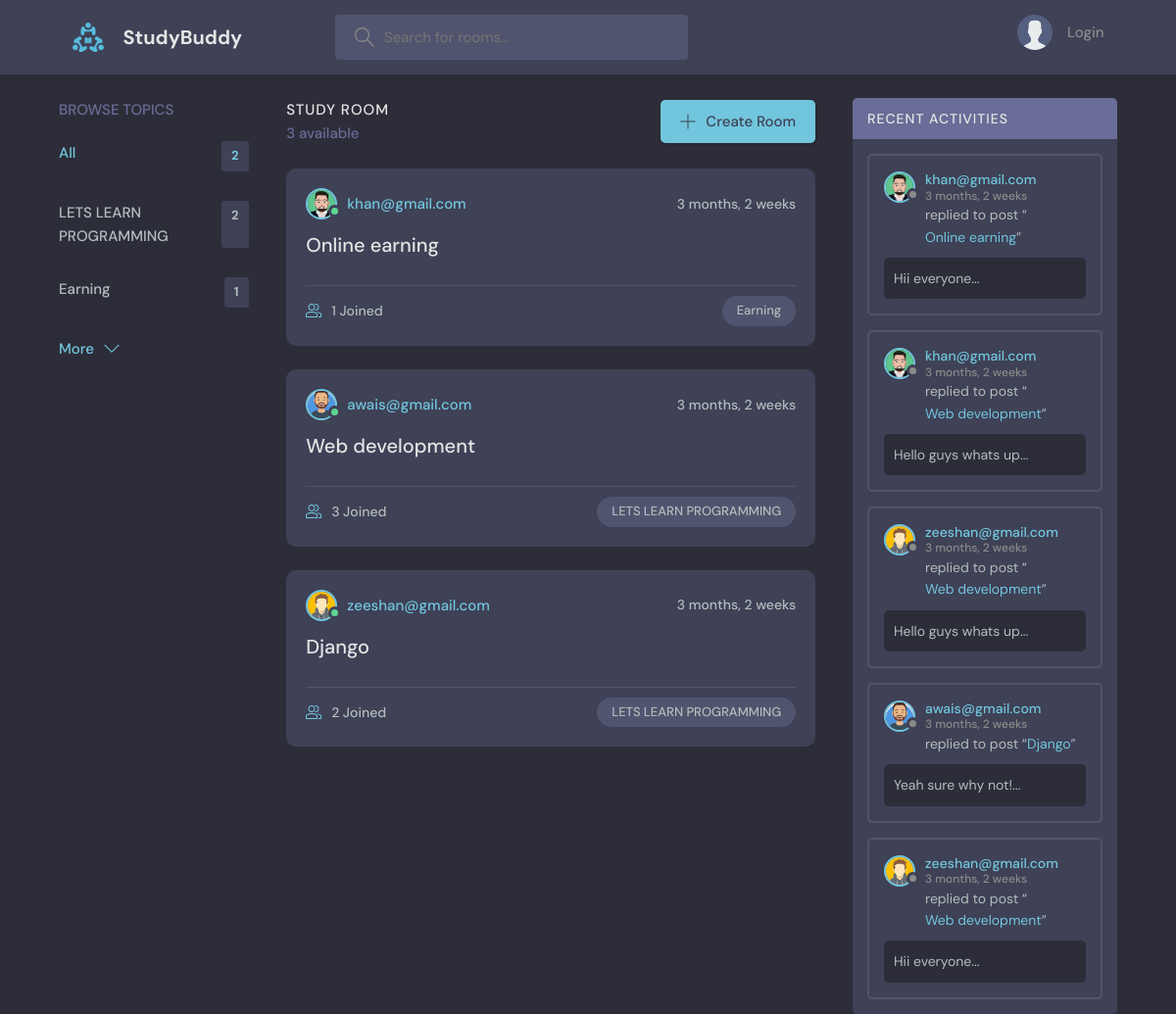
The page / on the database its author committed.
### studbud/models.py (models this page shows, shortened)
class Topic(models.Model):
    name = models.CharField( max_length=50)

class room(models.Model):
    host =models.ForeignKey(User, on_delete=models.CASCADE)
    topic = models.ForeignKey(Topic ,  on_delete=models.SET_NULL , null=True)
    name = models.CharField(max_length=50)
    participants = models.ManyToManyField(User, related_name='participants' , blank=True)
    description = models.CharField( max_length=250)
    updated = models.DateTimeField(auto_now=True)
    created = models.DateTimeField(auto_now_add=True)
    class Meta:
        ordering = ['-updated' , '-created']
    def __str__(self):
        return self.name

class User(AbstractUser):
    name = models.CharField(max_length=200, null=True)
    email = models.EmailField(unique=True, null=True)
    bio = models.TextField(null=True)
    avatar = models.ImageField(null=True, default="avatar.svg")
    USERNAME_FIELD = 'email'
    REQUIRED_FIELDS = []

class message(models.Model):
    user = models.ForeignKey(User,  on_delete=models.CASCADE)
    room = models.ForeignKey(room ,  on_delete=models.CASCADE)
    body = models.CharField(max_length=150)
    updated = models.DateTimeField(auto_now=True)
    created = models.DateTimeField(auto_now_add=True)
    class Meta:
        ordering = ['-updated' , '-created']

### studbud/views.py (the view)
# urls.py: 2. Add a URL to urlpatterns:  path('', views.home, name='home')
def home(request):
    q = request.GET.get('q') if  request.GET.get('q') != None else ''
    Rooms = room.objects.filter(
        Q(topic__name__icontains=q) |
        Q(name__icontains=q) |
        Q(description__icontains=q)
    )
    topics = Topic.objects.all()[0:5]
    room_count = Rooms.count()
    Messages = message.objects.filter(Q(room__topic__name__icontains=q))[0:5]
    context = {
        'Rooms':Rooms ,
        'topics':topics,
        "room_count":room_count,
        "Messages":Messages
    }
    return render(request , "studbud/home.html" , context)

### studbud/templates/studbud/home.html (shortened to what this page needs)
{% include "studbud/base.html" %}
{% block content %}
<main class="layout layout--3">
  <div class="container">
    {% include "studbud/topics_components.html" %}
    <div class="roomList">
      <div class="roomList__header">
        <div>
          <h2>Study Room</h2>
          <p>{{room_count}} available</p>
        </div>
        <a class="btn btn--main" href="{% url "create_room" %}">
          <svg
            version="1.1"
            xmlns="http://www.w3.org/2000/svg"
            width="32"
            height="32"
            viewBox="0 0 32 32"
          >
            <title>add</title>
            <path
              d="M16.943 0.943h-1.885v14.115h-14.115v1.885h14.115v14.115h1.885v-14.115h14.115v-1.885h-14.115v-14.115z"
            ></path>
          </svg>
          Create Room
        </a>
      </div>
      {% include "studbud/feed_components.html" %}
    </div>
    {% include "studbud/activity_components.html" %}
  </div>
</main>
{% endblock %}

### studbud/templates/studbud/topics_components.html
<div class="topics">
    <div class="topics__header">
      <h2>Browse Topics</h2>
    </div>
    <ul class="topics__list">
      <li>
        <a href="{% url 'home' %}" class="active">All <span>{{topics.count}}</span></a>
      </li>
      {% for topic in topics  %}
      <li>
        <a href="{% url 'home' %}?q={{topic.name}}">{{topic.name}} <span>{{topic.room_set.all.count}}</span></a>
      </li>
      {% endfor %}
    </ul>
    <a class="btn btn--link" href="{% url 'topics' %}">
      More
      <svg
        version="1.1"
        xmlns="http://www.w3.org/2000/svg"
        width="32"
        height="32"
        viewBox="0 0 32 32"
      >
        <title>chevron-down</title>
        <path d="M16 21l-13-13h-3l16 16 16-16h-3l-13 13z"></path>
      </svg>
    </a>
  </div>

### studbud/templates/studbud/feed_components.html (shortened to what this page needs)
{% for Roomss in Rooms %}
<div class="roomListRoom">
    <div class="roomListRoom__header">
      <a href="{% url "profile" Roomss.host.id%}" class="roomListRoom__author">
        <div class="avatar avatar--small active">
          <img src="{{Roomss.host.avatar.url}}" />
        </div>
        <span>{{Roomss.host}}</span>
      </a>
      <div class="roomListRoom__actions">
        <span>{{Roomss.created|timesince}}</span>
      </div>
    </div>
    <div class="roomListRoom__content">
      <a href="{% url 'room' Roomss.id %}">{{Roomss.name}}</a>
    </div>
    <div class="roomListRoom__meta">
      <a href="{% url 'room' Roomss.id %}" class="roomListRoom__joined">
        {{Roomss.participants.all.count}} Joined
      </a>
      <p class="roomListRoom__topic">{{Roomss.topic.name}}</p>
    </div>
</div>
  {% endfor %}

### studbud/templates/studbud/activity_components.html (shortened to what this page needs)
<div class="activities">
    <div class="activities__header">
      <h2>Recent Activities</h2>
    </div>
    {% for messages in Messages %}
    <div class="activities__box">
      <div class="activities__boxHeader roomListRoom__header">
        <a href="{% url 'profile' messages.user.id %}" class="roomListRoom__author">
          <div class="avatar avatar--small">
            <img src="{{messages.user.avatar.url}}" />
          </div>
          <p>
            {{messages.user}}
            <span>{{messages.updated|timesince}}</span>
          </p>
        </a>
      </div>
      <div class="activities__boxContent">
        <p>
          replied to post “<a href="{% url 'room' messages.room.id %}">{{messages.room}}</a
          >”
        </p>
        <div class="activities__boxRoomContent">
          {{ messages.body|slice:":30" }}...
        </div>
      </div>
    </div>
    {% endfor %}
  </div>

### rows shown on the page
Topic: name "LETS LEARN PROGRAMMING", room_set.all.count "2"
Topic: name "Earning", room_set.all.count "1"
room: host.avatar (picture), host "khan@gmail.com", created "3 months, 2 weeks", name "Online earning", participants.all.count "1", topic.name "Earning"
room: host.avatar (picture), host "awais@gmail.com", created "3 months, 2 weeks", name "Web development", participants.all.count "3", topic.name "LETS LEARN PROGRAMMING"
room: host.avatar (picture), host "zeeshan@gmail.com", created "3 months, 2 weeks", name "Django", participants.all.count "2", topic.name "LETS LEARN PROGRAMMING"
message: user.avatar (picture), user "khan@gmail.com", updated "3 months, 2 weeks", room "Online earning", body "Hii everyone"
message: user.avatar (picture), user "khan@gmail.com", updated "3 months, 2 weeks", room "Web development", body "Hello guys whats up"
message: user.avatar (picture), user "zeeshan@gmail.com", updated "3 months, 2 weeks", room "Web development", body "Hello guys whats up"
message: user.avatar (picture), user "awais@gmail.com", updated "3 months, 2 weeks", room "Django", body "Yeah sure why not!"
message: user.avatar (picture), user "zeeshan@gmail.com", updated "3 months, 2 weeks", room "Web development", body "Hii everyone"

### other values the page prints
{{ topics.count }} "2"
{{ room_count }} "3"
